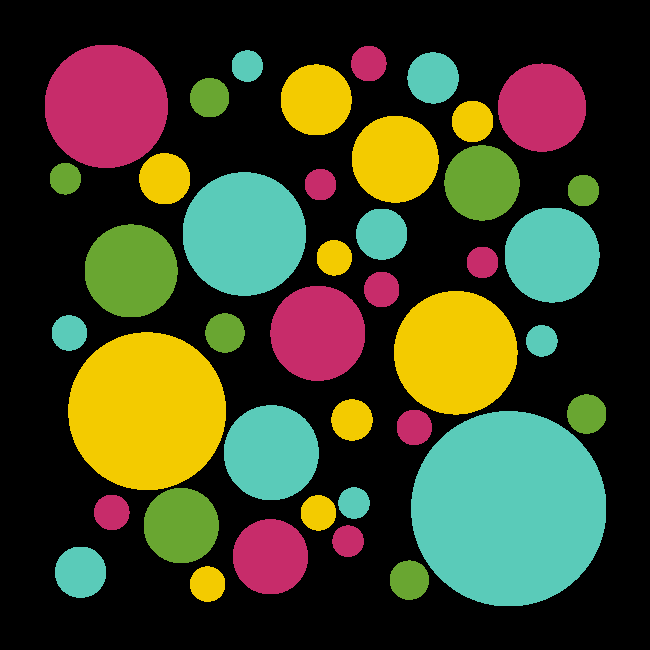
#> input picture circulos2.jpg, 650 x 650 px, given in place of the camera
$ python detectar_circulos_color.py
#> lines starting #> are read from the running program, lines starting #| are printed output that depends on the picture; after the words box and inside, x2 and y2 are one past the last pixel; in counts of white or black regions, pixels touching at a corner belong together
import cv2
import numpy as np

def getthresholdedimg(hsv):
    red = cv2.inRange(hsv,np.array((160,20,70)),np.array((190,255,255)))
    yellow = cv2.inRange(hsv,np.array((20,100,100)),np.array((30,255,255)))
    green = cv2.inRange(hsv,np.array((36,0,0)),np.array((70,255,255)))
    blue = cv2.inRange(hsv,np.array((100,100,100)),np.array((120,255,255)))
    both = cv2.add(red,red)
    return both

c = cv2.VideoCapture(0)
width,height = c.get(3),c.get(4)

while(True):
    rect,frame = c.read()
#> frame is the input picture: shape (650, 650, 3); mean B, G, R 40.6, 68, 65.1
    frame = cv2.flip(frame,1)
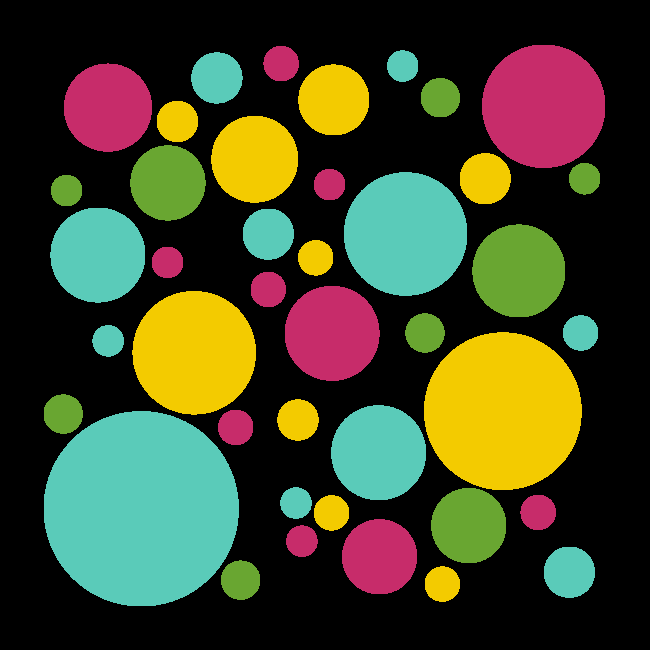
#> frame: shape (650, 650, 3); mean B, G, R 40.6, 68, 65.1
    blur = cv2.medianBlur(frame,5)
    hsv = cv2.cvtColor(frame,cv2.COLOR_BGR2HSV)
#> hsv: shape (650, 650, 3); mean H, S, V 33, 78.6, 86
    both = getthresholdedimg(hsv)
#> in getthresholdedimg, `red = cv2.inRange(hsv,np.array((160,20,70)),np.array((190,255,255)))`:
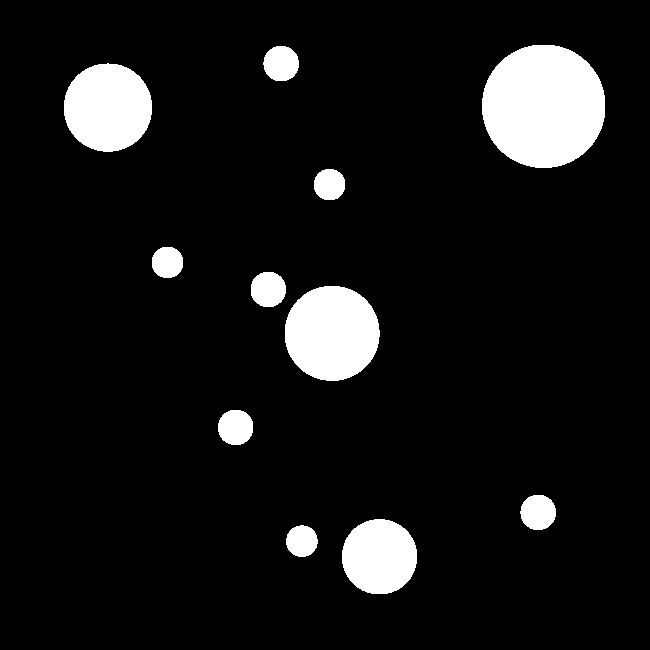
#> red: shape (650, 650); 8.6% white; 11 white regions, largest, box (x1, y1, x2, y2) and area: (482, 45, 605, 168) 12038, (285, 286, 380, 381) 7128, (64, 63, 152, 152) 6159
#> in getthresholdedimg, `yellow = cv2.inRange(hsv,np.array((20,100,100)),np.array((30,255,255)))`:
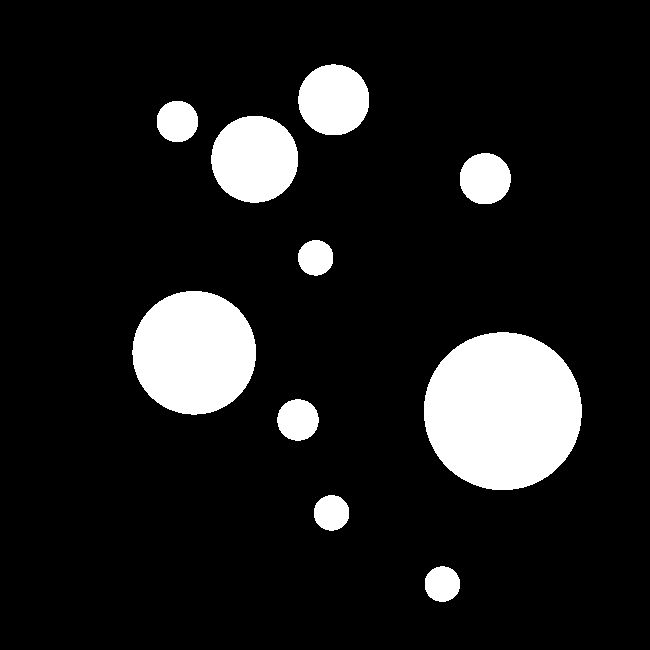
#> yellow: shape (650, 650); 11.7% white; 10 white regions, largest, box (x1, y1, x2, y2) and area: (424, 332, 582, 490) 19642, (132, 291, 256, 415) 12044, (211, 116, 298, 203) 5969
#> in getthresholdedimg, `green = cv2.inRange(hsv,np.array((36,0,0)),np.array((70,255,255)))`:
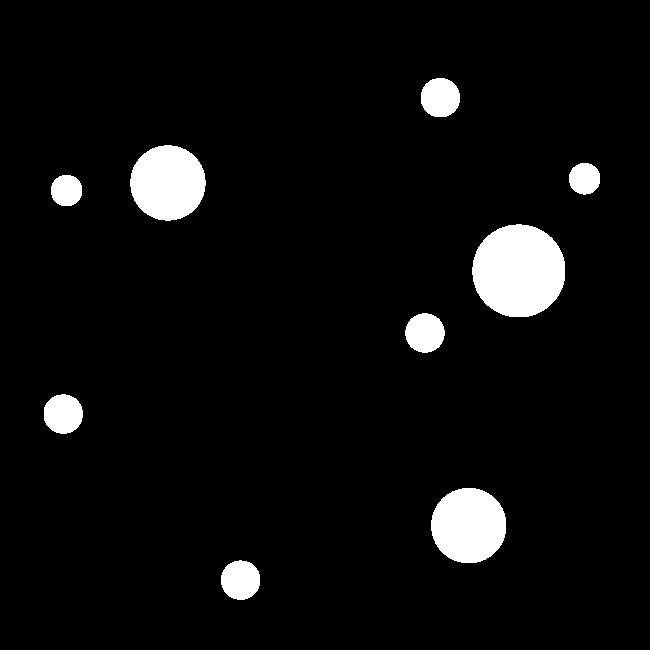
#> green: shape (650, 650); 5.3% white; 9 white regions, largest, box (x1, y1, x2, y2) and area: (472, 224, 565, 317) 6835, (130, 145, 206, 221) 4485, (431, 488, 506, 563) 4482
#> in getthresholdedimg, `blue = cv2.inRange(hsv,np.array((100,100,100)),np.array((120,255,255)))`: blue: shape (650, 650); every value is 0
    circles = cv2.HoughCircles(both,cv2.HOUGH_GRADIENT,1.2,20,param1=50,param2=30,minRadius=0,maxRadius=0)
#> circles = [[543, 105, 61.32], [333, 333, 46.44], [378.6, 557.4, 37.68], [108.6, 108.6, 42.24], [328.2, 184.2, 15.24], [234.6, 426.6, 17.04], [168.6, 262.2, 14.88]]
    if circles is not None:
        circles = np.round(circles[0, :]).astype("int")
#> circles = [[543, 105, 61], [333, 333, 46], [379, 557, 38], [109, 109, 42], [328, 184, 15], [235, 427, 17], [169, 262, 15]]
        for (x, y, r) in circles:
    	    cv2.circle(frame, (x, y), r, (0, 255, 0), 4)
#> this loop made 7 passes
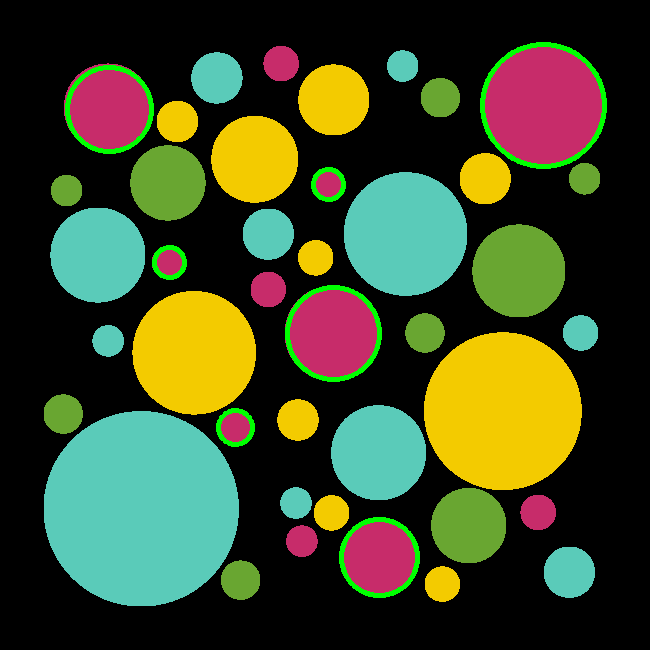
#> frame: shape (650, 650, 3); 1.73% of pixels changed, all inside (x1, y1, x2, y2) = (65, 42, 607, 598)
    cv2.imshow('img',frame)
    if cv2.waitKey(1) & 0xFF == ord('q'):
#> (key q is pressed here)
        break

cv2.destroyAllWindows()
c.release()
